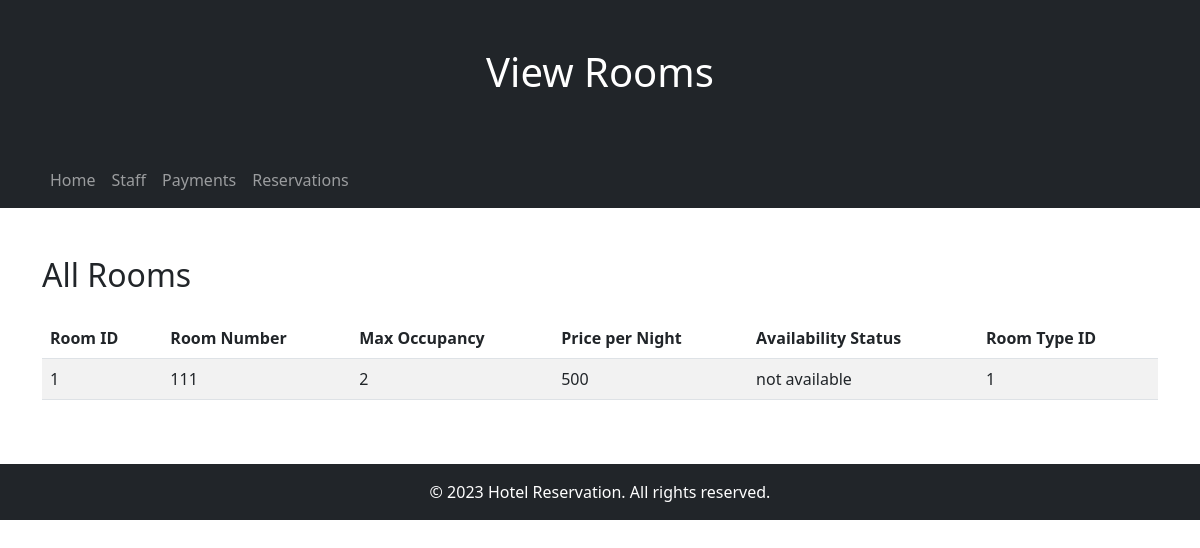
/sokleng/view-room.php, run on the app's committed database.
### tables this page shows
CREATE TABLE IF NOT EXISTS `room` (
  `room_id` int NOT NULL AUTO_INCREMENT,
  `room_num` int NOT NULL,
  `max_occupancy` int NOT NULL,
  `price_per_night` float NOT NULL,
  `availability_status` varchar(100) NOT NULL,
  `room_type_id` int NOT NULL,
  `staff_id` int DEFAULT NULL,
  PRIMARY KEY (`room_id`),
  KEY `fk_room_room_type` (`room_type_id`)
);

### sokleng/view-room.php (the view, shortened to what this page needs)
<?php
$hostname = "localhost";
$username = "root";
$password = "";
$database_name = "hotel";
$con = mysqli_connect($hostname, $username, $password, $database_name);
$rooms_query = mysqli_query($con, "SELECT * FROM room");
$rooms = mysqli_fetch_all($rooms_query, MYSQLI_ASSOC);
?>
<!DOCTYPE html>
<html>
<head>
    <link rel="stylesheet" href="https://cdn.jsdelivr.net/npm/bootstrap@5.3.0/dist/css/bootstrap.min.css">
    <link rel="stylesheet" href="style.css">
</head>
<body>
    <header class="bg-dark text-white text-center py-5">
        <h1>View Rooms</h1>
    </header>
    <nav class="navbar navbar-expand-lg navbar-dark bg-dark">
        <div class="container">
            <ul class="navbar-nav me-auto">
                <li class="nav-item">
                    <a class="nav-link" href="index.php">Home</a>
                </li>
                <li class="nav-item">
                    <a class="nav-link" href="#">Staff</a>
                </li>
                <li class="nav-item">
                    <a class="nav-link" href="#">Payments</a>
                </li>
                <li class="nav-item">
                    <a class="nav-link" href="#">Reservations</a>
                </li>
            </ul>
        </div>
    </nav>
    <main class="container py-5">
        <h2 class="mb-4">All Rooms</h2>
        <table class="table table-striped">
            <thead>
                <tr>
                    <th>Room ID</th>
                    <th>Room Number</th>
                    <th>Max Occupancy</th>
                    <th>Price per Night</th>
                    <th>Availability Status</th>
                    <th>Room Type ID</th>
                </tr>
            </thead>
            <tbody>
                <?php foreach ($rooms as $room) : ?>
                    <tr>
                        <td><?php echo $room['room_id']; ?></td>
                        <td><?php echo $room['room_num']; ?></td>
                        <td><?php echo $room['max_occupancy']; ?></td>
                        <td><?php echo $room['price_per_night']; ?></td>
                        <td><?php echo $room['availability_status']; ?></td>
                        <td><?php echo $room['room_type_id']; ?></td>
                    </tr>
                <?php endforeach; ?>
            </tbody>
        </table>
    </main>
    <footer class="bg-dark text-white text-center py-3">
        &copy; <?php echo date("Y"); ?> Hotel Reservation. All rights reserved.
    </footer>
</body>
</html>

### sokleng/style.css (style rules this page uses)
a { text-decoration: none; color: white; }

### data on the page
room: room_id "1", room_num "111", max_occupancy "2", price_per_night "500", availability_status "not available", room_type "1"
